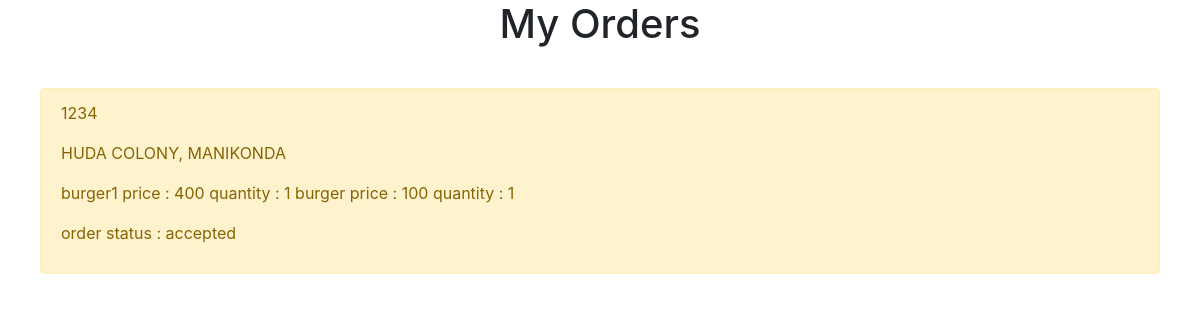
The app's page /userorders/ (signed in) with its own data.
### burger_shop/models.py (models this page shows)
class OrderModel(models.Model):
	username = models.CharField(max_length = 100)
	phoneno = models.CharField(max_length = 12)
	address = models.CharField(max_length = 100)
	ordereditems = models.CharField(max_length = 100)
	status = models.CharField(max_length = 10)

### burger_shop/views.py (the view)
# urls.py: path('userorders/',userorders),
def userorders(request):
    orders = OrderModel.objects.filter(username=request.user.username)
    context = {'orders': orders}
    return render(request, 'burger_shop/userorders.html', context)

### burger_shop/templates/burger_shop/userorders.html (shortened to what this page needs)
{% extends 'burger_shop/base.html' %}
{% block content %}
<h1 style="text-align: center">My Orders</h1>
{% for order in orders %}
<div style="margin: 40px" class="alert alert-warning" role = "alert">
	<p>{{order.username}}</p>
	<p>{{order.address}}</p>
	<p>{{order.ordereditems}}</p>
	<p>order status : {{order.status}}</p>
</div>
{% endfor %}
{% endblock %}

### records on screen
OrderModel: username "1234", address "HUDA COLONY, MANIKONDA", ordereditems "burger1 price : 400 quantity : 1 burger price : 100 quantity : 1", status "accepted"
